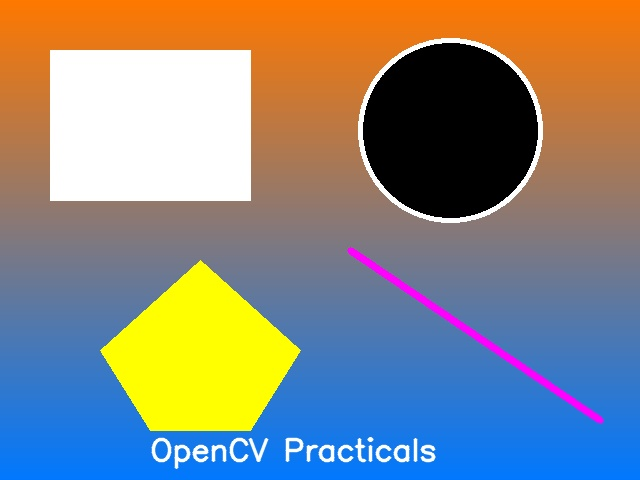
#> input picture assets/sample.jpg, 640 x 480 px
$ python 02_resize.py
#> lines starting #> are read from the running program, lines starting #| are printed output that depends on the picture
### code/display_helper.py
"""
display_helper.py
------------------
Small shared helper so every practical can safely call cv2.imshow() /
cv2.waitKey() / cv2.destroyAllWindows() even when run on a machine or
server that has no display attached (e.g. while auto-testing).

On a normal computer with a screen, `show()` behaves exactly like the
standard cv2.imshow + cv2.waitKey(0) + cv2.destroyWindow() sequence and
a window will pop up as expected. If no display is available, the
GUI call is skipped so the script still runs to completion and still
saves its output image/video to disk.
"""

import cv2


def show(window_name, image, wait=0):
    """Display `image` in a window called `window_name`.

    wait=0  -> waits until any key is pressed (normal interactive use)
    wait>0  -> waits only `wait` milliseconds (useful for video frames)
    """
    try:
        cv2.imshow(window_name, image)
        cv2.waitKey(wait)
    except cv2.error:
        # No GUI backend / no display attached (headless environment).
        print(f"[display_helper] Could not open a window for "
              f"'{window_name}' (no display available). "
              f"The processed image/video was still saved to disk.")


def close_all():
    try:
        cv2.destroyAllWindows()
    except cv2.error:
        pass

### code/02_resize.py
"""
Practical 2: Resizing images
------------------------------
Demonstrates cv2.resize() to:
  - scale an image up/down by a factor
  - resize to an exact (width, height)
"""

import os
import cv2
from display_helper import show, close_all
from utils_generate_assets import generate_sample_image, IMAGE_PATH

OUT_DIR = os.path.join(os.path.dirname(os.path.dirname(os.path.abspath(__file__))), "outputs")
os.makedirs(OUT_DIR, exist_ok=True)

if not os.path.exists(IMAGE_PATH):
    generate_sample_image()

img = cv2.imread(IMAGE_PATH)
#> img is the input picture: shape (480, 640, 3); mean B, G, R 129.2, 134.7, 136.2
show("Original", img)

# Resize by scale factor (half size)
half = cv2.resize(img, None, fx=0.5, fy=0.5, interpolation=cv2.INTER_AREA)
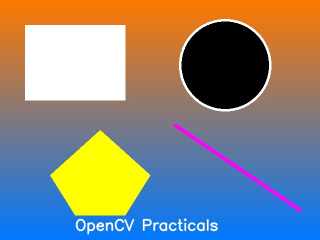
#> half: shape (240, 320, 3); mean B, G, R 129.3, 134.7, 136.3
show("Resized - Half", half)
cv2.imwrite(os.path.join(OUT_DIR, "02_resized_half.jpg"), half)

# Resize by scale factor (double size)
double = cv2.resize(img, None, fx=2.0, fy=2.0, interpolation=cv2.INTER_LINEAR)
show("Resized - Double", double)
cv2.imwrite(os.path.join(OUT_DIR, "02_resized_double.jpg"), double)

# Resize to an exact width/height
fixed = cv2.resize(img, (300, 300), interpolation=cv2.INTER_CUBIC)
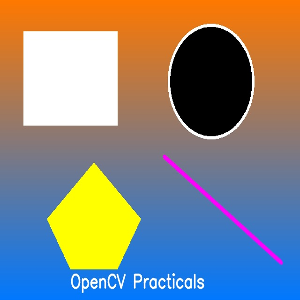
#> fixed: shape (300, 300, 3); mean B, G, R 129.3, 134.7, 136.2
show("Resized - 300x300", fixed)
cv2.imwrite(os.path.join(OUT_DIR, "02_resized_300x300.jpg"), fixed)

print("Original size:", img.shape[:2])
#| Original size: (480, 640)
print("Half size:", half.shape[:2])
#| Half size: (240, 320)
print("Double size:", double.shape[:2])
#| Double size: (960, 1280)
print("Fixed size:", fixed.shape[:2])
#| Fixed size: (300, 300)

close_all()
